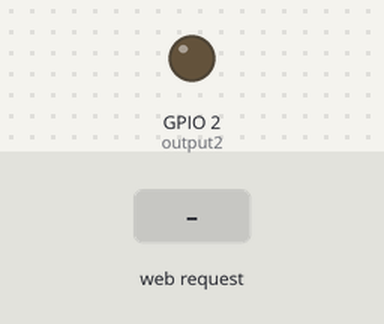
A sketch run on a simulated ESP32. Parts: output pins drawn as LEDs (lit = HIGH). The inputs (shaded band) are chosen by the test bench. What the sketch prints to the serial monitor is not drawn.

Above: at 1.9 s.
2.0 s: HTTP request GET /2/on received
At 3.2 s:
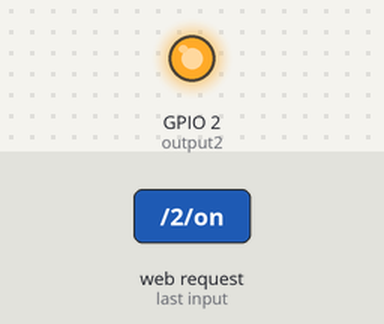
3.5 s: HTTP request GET /2/off received
At 4.4 s:
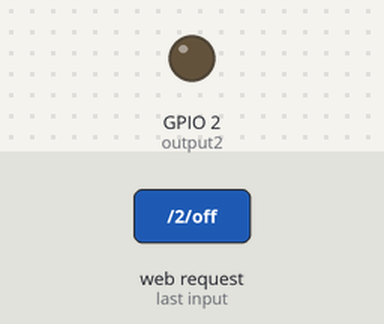
Timing chart, 0 to 6.5 s (numbered marks = the images above; inputs shaded):
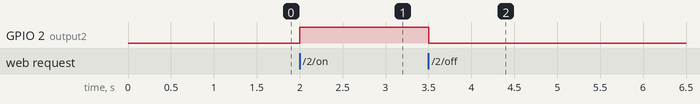

Measured:
- after the input at 2.0 s, GPIO 2 (output2): LOW → HIGH at once
- after the input at 3.5 s, GPIO 2 (output2): HIGH → LOW at once

The sketch:

RT10000004.ino
```cpp
// Load Wi-Fi library
#include <WiFi.h>

//Set setwork ssid
const char* ssid     = "esp32_";

// Set IP Address details
IPAddress local_IP(192, 168, 4, 1);
IPAddress gateway(192, 168, 4, 1);
IPAddress subnet(255, 255, 255, 0);

// Set web server port number to 80
WiFiServer server(80);

// Variable to store the HTTP request
String header;

// Auxiliar variables to store the current output state
String output2State = "off";

// Assign output variables to GPIO pins
const int output2 = 2;

void setup() {
  Serial.begin(115200);
  // Initialize the output variables as outputs
  pinMode(output2, OUTPUT);
  // Set output to LOW
  digitalWrite(output2, LOW);

  //wait serial initialization
  delay(500);

  //Get WiFi soft AP interface MAC address
  //remove the ":" in the mac address and concatenate it to ssid name.
  WiFi.mode(WIFI_MODE_AP);
  String macOne = WiFi.softAPmacAddress();
  String macTwo = macOne;
  macTwo.replace(":", "");
  String newSsid = String(ssid);
  newSsid.concat(macTwo);
  ssid = newSsid.c_str();
  Serial.print("SSID Updated to: ");
  Serial.println(ssid);

  // Connect to Wi-Fi network with SSID
  Serial.println("Setting AP (Access Point)…");
  WiFi.softAP(ssid);
  delay(100);

  //configure access point
  Serial.print("Setting soft-AP configuration ... ");
  Serial.println(WiFi.softAPConfig(local_IP, gateway, subnet) ? "Ready" : "Failed!");
  delay(100);

  //Print MAC and IP address
  Serial.print("IP address: ");
  Serial.println(WiFi.softAPIP().toString());
  Serial.print("MAC address: ");
  Serial.println(WiFi.softAPmacAddress());

  server.begin();
}

void loop() {
  WiFiClient client = server.available();   // Listen for incoming clients

  if (client) {                             // If a new client connects,
    Serial.println("New Client.");          // print a message out in the serial port
    String currentLine = "";                // make a String to hold incoming data from the client
    while (client.connected()) {            // loop while the client's connected
      if (client.available()) {             // if there's bytes to read from the client,
        char c = client.read();             // read a byte, then
        Serial.write(c);                    // print it out the serial monitor
        header += c;
        if (c == '\n') {                    // if the byte is a newline character
          // if the current line is blank, you got two newline characters in a row.
          // that's the end of the client HTTP request, so send a response:
          if (currentLine.length() == 0) {
            // HTTP headers always start with a response code (e.g. HTTP/1.1 200 OK)
            // and a content-type so the client knows what's coming, then a blank line:
            client.println("HTTP/1.1 200 OK");
            client.println("Content-type:text/html");
            client.println("Connection: close");
            client.println();

            // turns the GPIOs on and off
            if (header.indexOf("GET /2/on") >= 0) {
              Serial.println("GPIO 2 on");
              output2State = "on";
              digitalWrite(output2, HIGH);
            } else if (header.indexOf("GET /2/off") >= 0) {
              Serial.println("GPIO 2 off");
              output2State = "off";
              digitalWrite(output2, LOW);
            }

            // Display the HTML web page
            client.println("<!DOCTYPE html><html>");
            client.println("<head><meta name=\"viewport\" content=\"width=device-width, initial-scale=1\">");
            client.println("<link rel=\"icon\" href=\"data:,\">");
            // CSS to style the on/off buttons
            // Feel free to change the background-color and font-size attributes to fit your preferences
            client.println("<style>html { font-family: Helvetica; display: inline-block; margin: 0px auto; text-align: center;}");
            client.println(".button { background-color: #66a3ff; border: none; color: white; padding: 16px 40px;");
            client.println("text-decoration: none; font-size: 30px; margin: 2px; cursor: pointer;}");
            client.println(".button2 {background-color: #555555;}</style></head>");

            // Web Page Heading
            client.println("<body><h1>Welcome, Stranger!</h1>");
            client.println("<body><h1>ESP32 web server</h1>");

            //Display MAC and IP address
            client.println("<p>IP:" + (WiFi.softAPIP().toString()) + "</p>");
            client.println("<p>MAC: " + WiFi.softAPmacAddress() + "</p>");

            // Display current state, and ON/OFF buttons for GPIO 2
            client.println("<p>Led 1 state: " + output2State + "</p>");
            // If the output2State is off, it displays the ON button

            //print the buttons
            client.println("<p><a href=\"/2/on\"><button class=\"button\">LED ON</button></a></p>");
            client.println("<p><a href=\"/2/off\"><button class=\"button button2\">LED OFF</button></a></p>");

            // The HTTP response ends with another blank line
            client.println();
            // Break out of the while loop
            break;
          } else { // if you got a newline, then clear currentLine
            currentLine = "";
          }
        } else if (c != '\r') {  // if you got anything else but a carriage return character,
          currentLine += c;      // add it to the end of the currentLine
        }
      }
    }
    // Clear the header variable
    header = "";
    // Close the connection
    client.stop();
    Serial.println("Client disconnected.");
    Serial.println("");
  }
}
```
